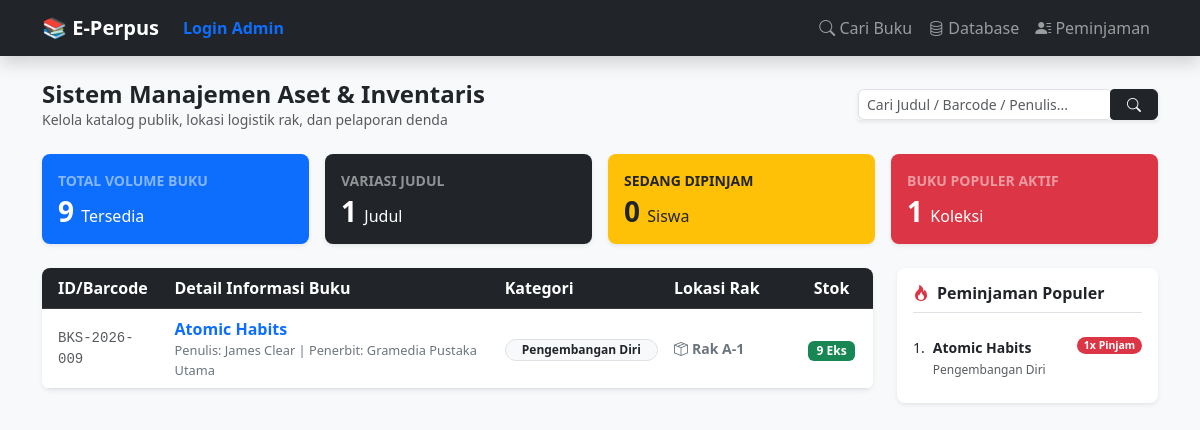
The app's page /koleksi, older data.
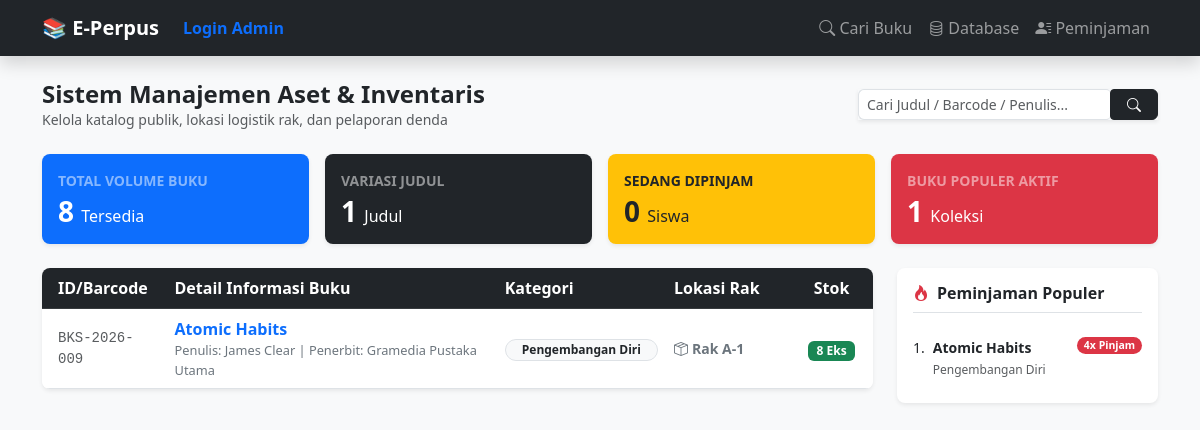
The same page, newer data.
### tables this page shows
CREATE TABLE buku (
            id INTEGER PRIMARY KEY AUTOINCREMENT,
            -- Data Katalog (Publik)
            judul TEXT NOT NULL,
            sub_judul TEXT,
            penulis TEXT,
            penerbit TEXT,
            tahun_terbit TEXT,
            isbn TEXT,
            kategori TEXT,
            sinopsis TEXT,
            cover_img TEXT,
            -- Data Inventaris (Internal Pustakawan)
            id_buku_fisik TEXT UNIQUE, -- Barcode / ID Unik Eksemplar
            nomor_panggil TEXT,        -- Call Number di Rak
            lokasi_rak TEXT,
            sumber_perolehan TEXT,     -- Pembelian / Hadiah / Sumbangan
            tanggal_masuk TEXT,
            kondisi_buku TEXT DEFAULT 'Baik', -- Baik / Rusak / Hilang
            harga_buku INTEGER DEFAULT 0,     -- Untuk Pelaporan Aset & Denda Opsi A
            stok INTEGER DEFAULT 1
        );

### app.py (the view)
@app.route('/koleksi')
def koleksi_lengkap():
    conn = get_db_connection()
    query = request.args.get('query', '').strip()
    if query:
        buku = conn.execute('''
            SELECT * FROM buku
            WHERE judul LIKE ? OR penulis LIKE ? OR id_buku_fisik LIKE ?
            ORDER BY id DESC
        ''', (f'%{query}%', f'%{query}%', f'%{query}%')).fetchall()
    else:
        buku = conn.execute('SELECT * FROM buku ORDER BY id DESC').fetchall()
    total_buku = conn.execute('SELECT SUM(stok) FROM buku').fetchone()[0] or 0
    total_judul = conn.execute('SELECT COUNT(*) FROM buku').fetchone()[0] or 0
    total_dipinjam = conn.execute('SELECT COUNT(*) FROM peminjaman WHERE status = "Dipinjam"').fetchone()[0] or 0
    buku_populer = conn.execute('''
        SELECT b.judul, b.kategori, COUNT(p.id) as total_dipinjam
        FROM buku b
        JOIN peminjaman p ON b.id = p.id_buku
        GROUP BY b.id
        ORDER BY total_dipinjam DESC
        LIMIT 5
    ''').fetchall()
    conn.close()
    return render_template('koleksi.html',
                           buku=buku,
                           query=query,
                           total_buku=total_buku,
                           total_judul=total_judul,
                           total_dipinjam=total_dipinjam,
                           buku_populer=buku_populer)

### app.py (called while the page is built)
def get_db_connection():
    base_dir = os.path.dirname(os.path.abspath(__file__))
    db_path = os.path.join(base_dir, 'perpustakaan.db')
    conn = sqlite3.connect(db_path)
    conn.row_factory = sqlite3.Row
    return conn

### templates/koleksi.html (shortened to what the changed rows need)
{% extends 'layout.html' %}
{% block content %}
<div class="row g-3 mb-4">
    <div class="col-md-3">
        <div class="card border-0 shadow-sm bg-primary text-white p-3 rounded-3">
            <small class="text-white-50 fw-bold text-uppercase">Total Volume Buku</small>
            <h3 class="fw-bold mb-0 mt-1">{{ total_buku }} <span class="fs-6 fw-normal">Tersedia</span></h3>
        </div>
    </div>
</div>
<div class="row g-4">
    <div class="col-lg-9">
        <div class="card shadow-sm border-0 rounded-3 overflow-hidden">
            <div class="table-responsive">
                <table class="table table-hover align-middle mb-0">
                    <thead class="table-dark">
                        <tr>
                            <th class="ps-3" style="width: 15%;">ID/Barcode</th>
                            <th style="width: 40%;">Detail Informasi Buku</th>
                            <th style="width: 20%;">Kategori</th>
                            <th style="width: 15%;">Lokasi Rak</th>
                            <th class="text-center" style="width: 10%;">Stok</th>
                        </tr>
                    </thead>
                    <tbody>
                        {% if buku %}
                            {% for b in buku %}
                            <tr>
                                <td class="ps-3 font-monospace text-muted small">{{ b.id_buku_fisik }}</td>
                                <td>
                                    <a href="/buku/{{ b.id }}" class="fw-bold text-primary text-decoration-none d-block mb-0-link">
                                        {{ b.judul }}
                                    </a>
                                    <small class="text-secondary d-block" style="font-size: 0.8rem;">
                                        Penulis: {{ b.penulis }} | Penerbit: {{ b.penerbit or '-' }}
                                    </small>
                                </td>
                                <td><span class="badge bg-light text-dark border px-3 py-1.5 rounded-pill">{{ b.kategori }}</span></td>
                                <td class="small fw-semibold text-secondary"><i class="bi bi-box-seam me-1"></i>{{ b.lokasi_rak or 'Belum Diatur' }}</td>
                                <td class="text-center">
                                    <span class="badge {{ 'bg-success' if b.stok > 0 else 'bg-danger' }} rounded-2 px-2 py-1">
                                        {{ b.stok }} Eks
                                    </span>
                                </td>
                            </tr>
                            {% endfor %}
                        {% endif %}
                    </tbody>
                </table>
            </div>
        </div>
    </div>
    <div class="col-lg-3">
        <div class="card shadow-sm border-0 rounded-3 p-3 bg-white h-100">
            {% if buku_populer %}
                <ol class="list-group list-group-numbered list-group-flush">
                {% for bp in buku_populer %}
                    <li class="list-group-item d-flex justify-content-between align-items-start px-0 py-2 small">
                        <div class="ms-2 me-auto">
                            <div class="fw-bold text-truncate" style="max-width: 150px;">{{ bp.judul }}</div>
                            <span class="text-muted" style="font-size: 0.75rem;">{{ bp.kategori }}</span>
                        </div>
                        <span class="badge bg-danger rounded-pill">{{ bp.total_dipinjam }}x Pinjam</span>
                    </li>
                {% endfor %}
                </ol>
            {% else %}
                <div class="text-center py-4 text-muted small italic">
                    <i class="bi bi-graph-up d-block mb-1 text-black-50"></i> Belum ada rekaman sirkulasi transaksi.
                </div>
            {% endif %}
        </div>
    </div>
</div>
{% endblock %}

Row changes from the older to the newer data that the page shows:
changed buku "Atomic Habits": stok "9" → "8"; total_dipinjam "1" → "4"
Text that changed along with them:
{{ total_buku }}: "9" → "8"
